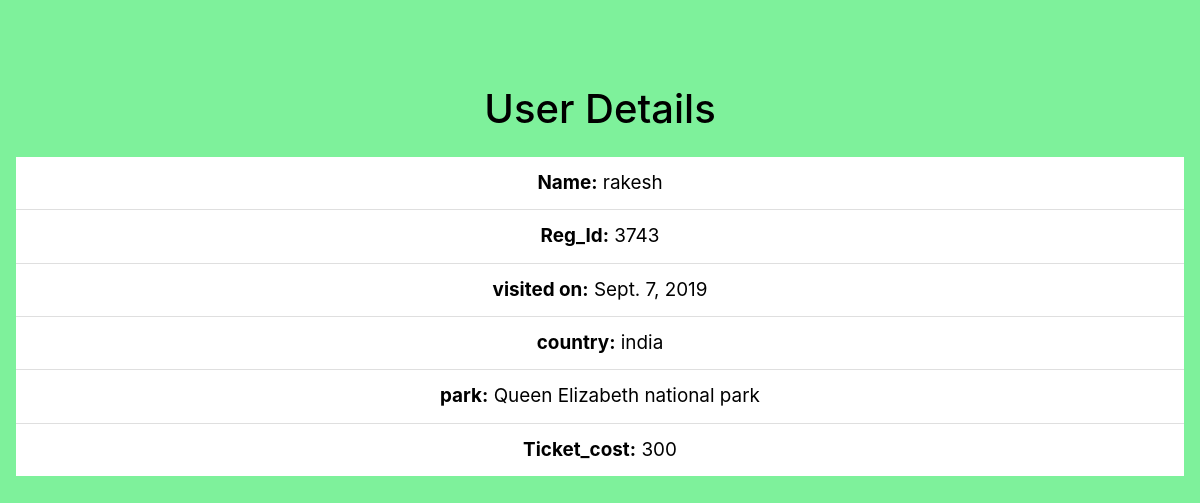
/invid/1/, run on the app's committed database.
### userapp/models.py (models this page shows)
class Booking(models.Model):
    parks=(
          ('Queen Elizabeth national park','Queen Elizabeth national park'),
          ('Murchison falls national park','Murchison falls national park'),
          ('Bwindi impenetrable national park','Bwindi impenetrable national park'),
          ('Lake Mburo national Park','Lake Mburo national Park'),
          ('Kidepo Valley National Park','Kidepo Valley National Park'),
          ('Semuliki National Park','Semuliki National Park'),
          ('Mt Elgon National Park','Mt Elgon National Park'),
          ('Mgahinga Gorilla National Park','Mgahinga Gorilla National Park')
      )
    name=models.CharField(max_length=20)
    email=models.EmailField(max_length=30)
    mobile=models.CharField(max_length=10)
    age=models.CharField(max_length=3)
    parks_names=models.CharField(max_length=35,choices=parks)
    cost=models.CharField(max_length=10)
    total=models.IntegerField()
    child=models.IntegerField()
    adult=models.IntegerField()
    country=models.CharField(max_length=20)
    state=models.CharField(max_length=20)
    date=models.DateField()
    city=models.CharField(max_length=20)
    idproof=models.CharField(max_length=30)
    idno=models.CharField(max_length=15)
    vehicle_no=models.CharField(max_length=6)
    reg_id=models.CharField(max_length=20)
    my_choices=[('ONLINE','online')]
    status=models.CharField(max_length=10,choices=my_choices)

### userapp/views.py (the view)
# urls.py: path('invid/<int:id>/',views.invid)
def invid(request,id):
    tic = Booking.objects.get(id=id)
    return render(request,"invid.html",{'form':tic})

### userapp/templates/invid.html (shortened to what this page needs)
<!DOCTYPE html>
<html lang="en">
<head>
</head>
<link rel="stylesheet" href="https://stackpath.bootstrapcdn.com/bootstrap/4.1.3/css/bootstrap.min.css">
<body style="background-color:rgba(25, 230, 76, 0.555);"></body>
<br>&nbsp;&nbsp;
<body>
    <center>
        <br>
        <h1>User Details</h1>
        <div class="modal-body">
            <ul class="list-group list-group-flush">
                <li class="list-group-item"><b>Name:</b> {{form.name}}</li>
                <li class="list-group-item"><b>Reg_Id:</b> {{form.reg_id}}</li>
                <li class="list-group-item"><b>visited on:</b> {{form.date}}</li>
                <li class="list-group-item"><b>country:</b> {{form.country}}</li>
                <li class="list-group-item"><b>park:</b> {{form.parks_names}}</li>
                <li class="list-group-item"><b>Ticket_cost:</b> {{form.cost}}</li>
            </ul>
        </div>
    </center>
</body>
</html>

### userapp/templates/invid.html (style rules this page uses)
body { color: rgb(0, 0, 0); }
body { background-image: url("https://wallpapersite.com/images/pages/pic_w/604.jpg"); font-size: 5mm; background-repeat: no-repeat; background-size: 1300px 640px; background-position: 0px 10; }

### data on the page
Booking: name "rakesh", reg_id "3743", date "Sept. 7, 2019", country "india", parks_names "Queen Elizabeth national park", cost "300"
